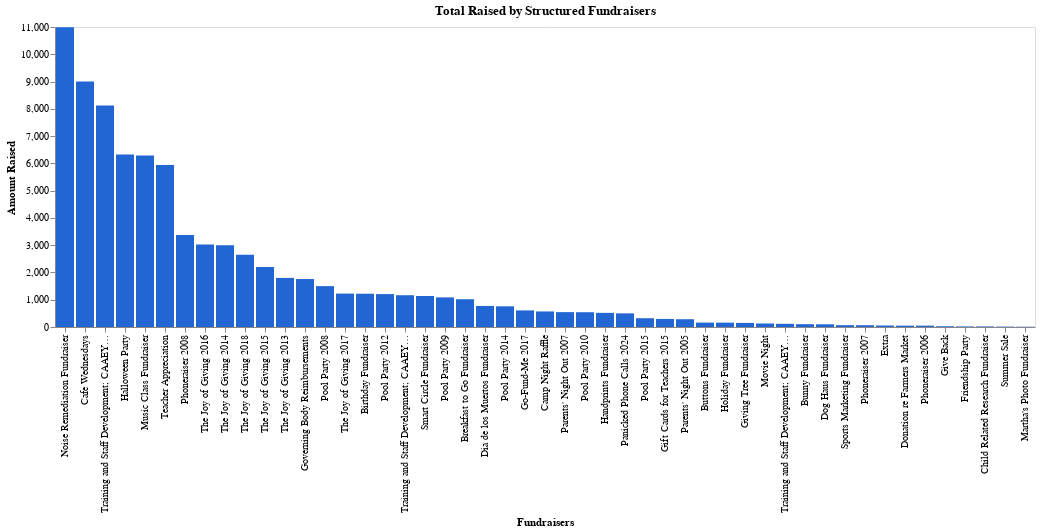

The notebook cell this image was saved under:
### Code cell
_dntk.DeepnoteChart(df_7, """{"layer":[{"layer":[{"mark":{"clip":true,"type":"bar","color":"#2266D3","tooltip":true},"encoding":{"x":{"axis":{"grid":false,"title":"Fundraisers"},"sort":null,"type":"nominal","field":"fundraiser_id","scale":{"type":"linear"}},"y":{"axis":{"grid":false,"title":"Amount Raised"},"sort":null,"type":"quantitative","field":"total_raised","scale":{"type":"linear"},"format":{"type":"default","decimals":null},"aggregate":"sum","formatType":"numberFormatFromNumberType"}}}]}],"title":"Total Raised by Structured Fundraisers","config":{"legend":{}},"$schema":"https://vega.github.io/schema/vega-lite/v5.json","encoding":{},"usermeta":{"tooltipDefaultMode":true}}""")

### Figure 1 — Vega-Lite specification as saved in the notebook (floating-point values rounded to 4 significant figures)
{"layer": [{"layer": [{"mark": {"clip": true, "type": "bar", "color": "#2266D3", "tooltip": true}, "encoding": {"x": {"axis": {"grid": false, "title": "Fundraisers"}, "sort": null, "type": "nominal", "field": "fundraiser_id", "scale": {"type": "linear"}}, "y": {"axis": {"grid": false, "title": "Amount Raised"}, "sort": null, "type": "quantitative", "field": "total_raised", "scale": {"type": "linear"}, "format": {"type": "default", "decimals": null}, "aggregate": "sum", "formatType": "numberFormatFromNumberType"}}}]}], "title": "Total Raised by Structured Fundraisers", "config": {"legend": {}}, "$schema": "https://vega.github.io/schema/vega-lite/v5.json", "encoding": {}, "usermeta": {"tooltipDefaultMode": true}, "data": {"values": [{"fundraiser_id": "Noise Remediation Fundraiser", "fundraiser_type": "Direct Donation", "center": "LCV", "date_started": "2011-04-18", "date_ended": "2012-08-31", "total_donations": 26, "total_raised": 10990.0, "average_donation": 422.8}, {"fundraiser_id": "Cafe Wednesdays", "fundraiser_type": "Direct Donation", "center": "LCV", "date_started": "2016-11-09", "date_ended": "2019-09-27", "total_donations": 116, "total_raised": 9001.0, "average_donation": 77.6}, {"fundraiser_id": "Training and Staff Development; CAAEYC 2020", "fundraiser_type": "Direct Donation", "center": "All Centers", "date_started": "2020-01-15", "date_ended": "2020-02-29", "total_donations": 85, "total_raised": 8126, "average_donation": 95.6}, {"fundraiser_id": "Halloween Party", "fundraiser_type": "Direct Donation", "center": "LCV", "date_started": "2016-10-28", "date_ended": "2016-10-31", "total_donations": 16, "total_raised": 6325.0, "average_donation": 395.3}, {"fundraiser_id": "Music Class Fundraiser", "fundraiser_type": "Direct Donation", "center": "LCV", "date_started": "2009-07-17", "date_ended": "2019-07-03", "total_donations": 48, "total_raised": 6290, "average_donation": 131.0}, {"fundraiser_id": "Teacher Appreciation", "fundraiser_type": "Direct Donation", "center": "All Centers", "date_started": "2005-07-13", "date_ended": "2019-11-05", "total_donations": 24, "total_raised": 5941.0, "average_donation": 247.5}, {"fundraiser_id": "Phoneraiser 2008", "fundraiser_type": "Direct Donation", "center": "Corporate", "date_started": "2008-07-28", "date_ended": "2008-11-24", "total_donations": 15, "total_raised": 3370.0, "average_donation": 224.6}, {"fundraiser_id": "The Joy of Giving 2016", "fundraiser_type": "Direct Donation", "center": "JP", "date_started": "2016-09-01", "date_ended": "2016-12-29", "total_donations": 7, "total_raised": 3025, "average_donation": 432.1}, {"fundraiser_id": "The Joy of Giving 2014", "fundraiser_type": "Direct Donation", "center": "JP", "date_started": "2014-04-02", "date_ended": "2014-10-16", "total_donations": 11, "total_raised": 3000, "average_donation": 272.7}, {"fundraiser_id": "The Joy of Giving 2018", "fundraiser_type": "Direct Donation", "center": "JP", "date_started": "2018-02-16", "date_ended": "2018-12-01", "total_donations": 10, "total_raised": 2650, "average_donation": 265}, {"fundraiser_id": "The Joy of Giving 2015", "fundraiser_type": "Direct Donation", "center": "JP", "date_started": "2015-07-30", "date_ended": "2015-12-23", "total_donations": 7, "total_raised": 2200, "average_donation": 314.3}, {"fundraiser_id": "The Joy of Giving 2013", "fundraiser_type": "Direct Donation", "center": "JP", "date_started": "2013-09-06", "date_ended": "2013-11-27", "total_donations": 8, "total_raised": 1800, "average_donation": 225}, {"fundraiser_id": "Governing Body Reimbursements", "fundraiser_type": "Direct Donation", "center": "All Centers", "date_started": "2005-01-01", "date_ended": "None", "total_donations": 4, "total_raised": 1758.0, "average_donation": 439.6}, {"fundraiser_id": "Pool Party 2008", "fundraiser_type": "Direct Donation", "center": "LCV", "date_started": "2008-06-25", "date_ended": "2008-06-30", "total_donations": 2, "total_raised": 1499, "average_donation": 749.5}, {"fundraiser_id": "The Joy of Giving 2017", "fundraiser_type": "Direct Donation", "center": "JP", "date_started": "2017-09-28", "date_ended": "2017-12-27", "total_donations": 7, "total_raised": 1225, "average_donation": 175}, {"fundraiser_id": "Birthday Fundraiser", "fundraiser_type": "Direct Donation", "center": "All Centers", "date_started": "2012-12-11", "date_ended": "2015-07-30", "total_donations": 6, "total_raised": 1220, "average_donation": 203.3}, {"fundraiser_id": "Pool Party 2012", "fundraiser_type": "Direct Donation", "center": "LCV", "date_started": "2012-06-29", "date_ended": "2012-06-30", "total_donations": 3, "total_raised": 1207, "average_donation": 402.3}, {"fundraiser_id": "Training and Staff Development; CAAEYC 2007", "fundraiser_type": "Direct Donation", "center": "All Centers", "date_started": "2007-05-14", "date_ended": "2007-05-14", "total_donations": 3, "total_raised": 1165, "average_donation": 388.3}, {"fundraiser_id": "Smart Circle Fundraiser", "fundraiser_type": "Direct Donation", "center": "JP", "date_started": "2010-06-15", "date_ended": "2012-04-18", "total_donations": 4, "total_raised": 1137.0, "average_donation": 284.2}, {"fundraiser_id": "Pool Party 2009", "fundraiser_type": "Direct Donation", "center": "LCV", "date_started": "2009-06-26", "date_ended": "2009-06-26", "total_donations": 1, "total_raised": 1086.0, "average_donation": 1086.0}, {"fundraiser_id": "Breakfast to Go Fundraiser", "fundraiser_type": "Direct Donation", "center": "LCV", "date_started": "2009-03-23", "date_ended": "2009-11-25", "total_donations": 8, "total_raised": 1019.0, "average_donation": 127.3}, {"fundraiser_id": "Dia de los Muertos Fundraiser", "fundraiser_type": "Direct Donation", "center": "LCV", "date_started": "2013-11-05", "date_ended": "2013-11-06", "total_donations": 2, "total_raised": 772, "average_donation": 386}, {"fundraiser_id": "Pool Party 2014", "fundraiser_type": "Direct Donation", "center": "LCV", "date_started": "2014-07-22", "date_ended": "2014-07-22", "total_donations": 2, "total_raised": 758.0, "average_donation": 379.0}, {"fundraiser_id": "Go-Fund-Me 2017", "fundraiser_type": "Direct Donation", "center": "LCV", "date_started": "2017-11-24", "date_ended": "2017-12-29", "total_donations": 2, "total_raised": 608.6, "average_donation": 304.3}, {"fundraiser_id": "Camp Night Raffle", "fundraiser_type": "Direct Donation", "center": "LCV", "date_started": "2011-08-12", "date_ended": "2011-08-22", "total_donations": 4, "total_raised": 570, "average_donation": 142.5}, {"fundraiser_id": "Parents' Night Out 2007", "fundraiser_type": "Direct Donation", "center": "All Centers", "date_started": "2007-12-19", "date_ended": "2007-12-19", "total_donations": 1, "total_raised": 545, "average_donation": 545}, {"fundraiser_id": "Pool Party 2010", "fundraiser_type": "Direct Donation", "center": "LCV", "date_started": "2010-07-22", "date_ended": "2010-08-05", "total_donations": 2, "total_raised": 541.6, "average_donation": 270.8}, {"fundraiser_id": "Handprints Fundraiser", "fundraiser_type": "Direct Donation", "center": "LCV", "date_started": "2009-04-03", "date_ended": "2009-05-01", "total_donations": 5, "total_raised": 519, "average_donation": 103.8}, {"fundraiser_id": "Panicked Phone Calls 2024", "fundraiser_type": "Direct Donation", "center": "Corporate", "date_started": "None", "date_ended": "None", "total_donations": 1, "total_raised": 500, "average_donation": 500}, {"fundraiser_id": "Pool Party 2015", "fundraiser_type": "Direct Donation", "center": "LCV", "date_started": "2015-06-22", "date_ended": "2015-06-22", "total_donations": 1, "total_raised": 322, "average_donation": 322}, {"fundraiser_id": "Gift Cards for Teachers 2015", "fundraiser_type": "Direct Donation", "center": "LCV", "date_started": "2015-12-23", "date_ended": "2015-12-23", "total_donations": 1, "total_raised": 295, "average_donation": 295}, {"fundraiser_id": "Parents' Night Out 2005", "fundraiser_type": "Direct Donation", "center": "All Centers", "date_started": "2005-08-31", "date_ended": "2005-08-31", "total_donations": 1, "total_raised": 285, "average_donation": 285}, {"fundraiser_id": "Buttons Fundraiser", "fundraiser_type": "Direct Donation", "center": "HP", "date_started": "2012-02-10", "date_ended": "2012-02-29", "total_donations": 2, "total_raised": 162, "average_donation": 81}, {"fundraiser_id": "Holiday Fundraiser", "fundraiser_type": "Direct Donation", "center": "JP", "date_started": "2013-12-23", "date_ended": "2013-12-23", "total_donations": 1, "total_raised": 160, "average_donation": 160}, {"fundraiser_id": "Giving Tree Fundraiser", "fundraiser_type": "Direct Donation", "center": "JP", "date_started": "2013-09-03", "date_ended": "2013-09-03", "total_donations": 1, "total_raised": 150, "average_donation": 150}, {"fundraiser_id": "Movie Night", "fundraiser_type": "Direct Donation", "center": "JP", "date_started": "2012-06-27", "date_ended": "2012-06-27", "total_donations": 1, "total_raised": 128, "average_donation": 128}, {"fundraiser_id": "Training and Staff Development; CAAEYC 2013", "fundraiser_type": "Direct Donation", "center": "All Centers", "date_started": "2013-05-24", "date_ended": "2013-05-24", "total_donations": 1, "total_raised": 117.5, "average_donation": 117.5}, {"fundraiser_id": "Bunny Fundraiser", "fundraiser_type": "Direct Donation", "center": "LCV", "date_started": "2009-04-03", "date_ended": "2009-04-21", "total_donations": 2, "total_raised": 103, "average_donation": 51.5}, {"fundraiser_id": "Dog Haus Fundraiser", "fundraiser_type": "Direct Donation", "center": "JP", "date_started": "2011-11-27", "date_ended": "2011-11-27", "total_donations": 1, "total_raised": 100, "average_donation": 100}, {"fundraiser_id": "Sports Marketing Fundraiser", "fundraiser_type": "Direct Donation", "center": "JP", "date_started": "2012-11-01", "date_ended": "2012-11-01", "total_donations": 1, "total_raised": 67.24, "average_donation": 67.24}, {"fundraiser_id": "Phoneraiser 2007", "fundraiser_type": "Direct Donation", "center": "Corporate", "date_started": "2007-01-05", "date_ended": "2007-09-20", "total_donations": 4, "total_raised": 65.91, "average_donation": 16.48}, {"fundraiser_id": "Extra", "fundraiser_type": "Direct Donation", "center": "Corporate", "date_started": "2012-01-06", "date_ended": "2012-01-18", "total_donations": 2, "total_raised": 55, "average_donation": 27.5}, {"fundraiser_id": "Donation re Farmers Market", "fundraiser_type": "Direct Donation", "center": "Corporate", "date_started": "2020-03-05", "date_ended": "2020-03-05", "total_donations": 1, "total_raised": 50, "average_donation": 50}, {"fundraiser_id": "Phoneraiser 2006", "fundraiser_type": "Direct Donation", "center": "Corporate", "date_started": "2006-05-17", "date_ended": "2006-10-19", "total_donations": 2, "total_raised": 49.5, "average_donation": 24.75}, {"fundraiser_id": "Give Back", "fundraiser_type": "Direct Donation", "center": "JP", "date_started": "2011-12-16", "date_ended": "2011-12-16", "total_donations": 1, "total_raised": 28, "average_donation": 28}, {"fundraiser_id": "Friendship Party", "fundraiser_type": "Direct Donation", "center": "LCV", "date_started": "2009-02-09", "date_ended": "2009-02-09", "total_donations": 1, "total_raised": 21, "average_donation": 21}, {"fundraiser_id": "Child Related Research Fundraiser", "fundraiser_type": "Direct Donation", "center": "LCV", "date_started": "2010-08-05", "date_ended": "2010-08-05", "total_donations": 2, "total_raised": 20, "average_donation": 10}, {"fundraiser_id": "Summer Sale", "fundraiser_type": "Direct Donation", "center": "JP", "date_started": "2010-08-05", "date_ended": "2010-08-05", "total_donations": 1, "total_raised": 14.4, "average_donation": 14.4}, {"fundraiser_id": "Martha's Photo Fundraiser", "fundraiser_type": "Direct Donation", "center": "JP", "date_started": "2012-06-27", "date_ended": "2012-06-27", "total_donations": 1, "total_raised": 10, "average_donation": 10}]}}
